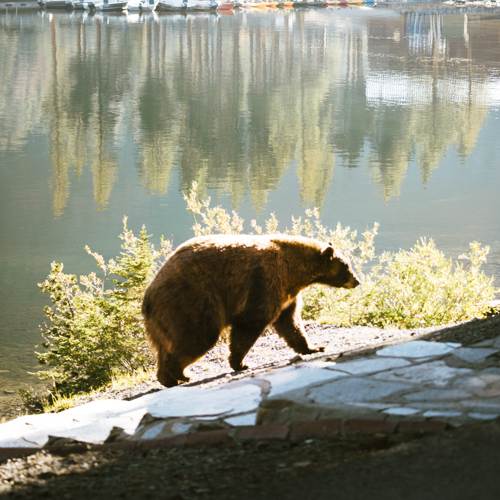
#> input picture test-500x500.png, 500 x 500 px; the run also reads 1 picture not shown here
$ jupyter execute --allow-errors main.ipynb
#> lines starting #> are read from the running program, lines starting #| are printed output that depends on the picture
### multiplewatermark.py
import cmath
import hashlib
import math
import random
import time
import os
from PIL import Image
import numpy as np
import skimage
from scipy.ndimage import gaussian_filter

BLUR_CONSTANT = 0
INSIDE_ONLY = "INSIDE_ONLY"


# [26 lines left out: functions charToBit, stringToBitArray, psnr, not called in this run]


def readImage(filename):
    image = Image.open(filename)
    return np.array(image)


# [372 lines left out: functions validateOutsideImageData, splitImage, mergeImage, normalize, imageHash, makeFragileWatermarkPayload and 13 more, not called in this run]


def rgbToYUV(imageData):
    return np.array(Image.fromarray(imageData, mode="RGB").convert("YCbCr"))


def yuvToRGB(imageData):
    return np.array(Image.fromarray(imageData, mode="YCbCr").convert("RGB"))


# [173 lines left out: functions processEmbedMultipleWatermark, processEmbedFragileWatermarkColor, processEmbedMultipleWatermarkColor, processExtractMultipleWatermark, processExtractMultipleWatermarkColor, splitThenMergeShouldReturnSameImage, not called in this run]

# assert splitThenMergeShouldReturnSameImage("original.png") == True


# [15 lines that do not run on import are left out]
    # fragileCheck, robustCheck = processExtractMultipleWatermarkColor(
    #     watermarked, imageData, "thor", outsideShape, factor, bitPerPart, radius)

### main.ipynb
# import import bang

[cell 1]
import multiplewatermark
import importlib
import pandas as pd
import numpy as np
import matplotlib.pyplot as plt
from tqdm.notebook import tqdm
from PIL import Image, ImageFilter, ImageDraw
from skimage.util import random_noise
import datetime
# from tqdm import tqdm

[cell 2]
importlib.reload(multiplewatermark)

# tester

[cell 3]
importlib.reload(multiplewatermark)

outsideShape = (40, 40)
factor = 20
bitPerPart = 8
radius = 10

#> (the rest of this cell did not finish here and is left out)

# common helper

[cell 4]
SEPARATOR = "-"
#> SEPARATOR = '-'


# [4 lines left out: function isSkip, not called in this run]


def createFileName(outsideShape, factor, bitPerPart, radius):
    return str(outsideShape[0]) + SEPARATOR + str(outsideShape[1]) + SEPARATOR + str(factor) + \
        SEPARATOR + str(bitPerPart) + SEPARATOR + str(radius) + ".png"

# watermark insertion

[cell 5]
outsideShapeList = [(10, 10), (20, 20), (40, 40), (50, 50),
                    (100, 100), (200, 200), (250, 250), (500, 500)]
factorList = [1] + [i for i in range(10, 101, 10)]
bitPerPartList = [4, 8, 16, 32, 64, 128]

filenameDF = []
outsideShapeDF = []
factorDF = []
bitPerPartDf = []
radiusDF = []
psnrDF = []

#> (the rest of this cell did not finish here and is left out)

[cell 6]
outsideShapeList = [(10, 10), (20, 20), (40, 40), (50, 50),
                    (100, 100), (200, 200), (250, 250)]
factorList = [1] + [i for i in range(10, 101, 10)]
bitPerPartList = [4, 8, 16, 32, 64]

filenameDF = []
outsideShapeDF = []
factorDF = []
bitPerPartDf = []
radiusDF = []
psnrDF = []

#> (the rest of this cell did not finish here and is left out)

[cell 7]
outsideShapeList = [(10, 10), (20, 20), (50, 50),
                    (100, 100)]
factorList = [1] + [i for i in range(10, 101, 10)]
bitPerPartList = [4, 8, 16, 32]

filenameDF = []
outsideShapeDF = []
factorDF = []
bitPerPartDf = []
radiusDF = []
psnrDF = []

#> (the rest of this cell did not finish here and is left out)

# test extract watermark

[cell 8]
df = pd.read_csv("500x500-1.csv", index_col=0)
#> (reads 500x500-1.csv from the repository)
originalImageData = multiplewatermark.readImage("test-500x500.png")
#> call 2 of readImage, with filename = 'test-500x500.png'
#> in readImage, image is the input picture: PIL image 500x500 RGB; mean R, G, B 141.6, 142, 123.7
#> (the rest of this cell did not finish here and is left out)

originalImageDataYUV = multiplewatermark.rgbToYUV(originalImageData)
imageDataYUV = multiplewatermark.rgbToYUV(imageData)

outsideImageSize = tuple(map(int, df.loc[0]["outsideShape"][1:-1].split(', ')))
factor = int(df.loc[0]["factor"])
bitPerPart = int(df.loc[0]["bitPerPart"])
radius = int(df.loc[0]["radius"])

_, outsideImageDataY = multiplewatermark.splitImage(
    imageDataYUV[:, :, 0], outsideImageSize)
_, originalOutsideImageDataY = multiplewatermark.splitImage(
    originalImageDataYUV[:, :, 0], outsideImageSize)

robustCheckResult = multiplewatermark.processExtractRobustWatermark(
    outsideImageDataY, originalOutsideImageDataY, "thor", factor, bitPerPart, radius)

print(outsideImageSize)
print(factor)
print(bitPerPart)
print(radius)
print(robustCheckResult)
print(df.loc[0])

[cell 9]
def checkFromDfJPGVer(data, originalImageFile, watermarkImageLoc, csvSave, skipFragile = False):
    originalImageData = multiplewatermark.readImage(originalImageFile)
    originalImageDataYUV = multiplewatermark.rgbToYUV(originalImageData)
    robust = []
    fragileR = []
    fragileG = []
    fragileB = []

    prevImageSize = (-1, -1)
    for _, data in tqdm(df.iterrows(), total=df.shape[0]):
        filename = data["filename"].split(".")
        filename = filename[0] + ".jpg"

        imageData = multiplewatermark.readImage(
            watermarkImageLoc + filename)

        imageDataYUV = multiplewatermark.rgbToYUV(imageData)
        outsideImageSize = tuple(
            map(int, data["outsideShape"][1:-1].split(', ')))
        factor = int(data["factor"])
        bitPerPart = int(data["bitPerPart"])
        radius = int(data["radius"])

        _, originalOutsideImageDataY = multiplewatermark.splitImage(
            originalImageDataYUV[:, :, 0], outsideImageSize)
        _, outsideImageDataY = multiplewatermark.splitImage(
            imageDataYUV[:, :, 0], outsideImageSize)

        robustCheckResult = multiplewatermark.processExtractRobustWatermark(
            outsideImageDataY, originalOutsideImageDataY, "thor", factor, bitPerPart, radius)
        robust.append(robustCheckResult)

        if(not skipFragile):
            if(prevImageSize != outsideImageSize):
                insideImageDataR, _ = multiplewatermark.splitImage(
                    imageData[:, :, 0], outsideImageSize, multiplewatermark.INSIDE_ONLY)
                insideImageDataG, _ = multiplewatermark.splitImage(
                    imageData[:, :, 1], outsideImageSize, multiplewatermark.INSIDE_ONLY)
                insideImageDataB, _ = multiplewatermark.splitImage(
                    imageData[:, :, 2], outsideImageSize, multiplewatermark.INSIDE_ONLY)
                extractedFragileR = multiplewatermark.extractFragileWatermark(
                    insideImageDataR, "thor")
                extractedFragileG = multiplewatermark.extractFragileWatermark(
                    insideImageDataG, "thor")
                extractedFragileB = multiplewatermark.extractFragileWatermark(
                    insideImageDataB, "thor")
                prevImageSize = outsideImageSize

            fragileR.append(np.average(extractedFragileR))
            fragileG.append(np.average(extractedFragileG))
            fragileB.append(np.average(extractedFragileB))

    df["robustCheck"] = robust

    if not skipFragile:
        df["fragileRedCheck"] = fragileR
        df["fragileGreenCheck"] = fragileG
        df["fragileBlueCheck"] = fragileB
    df.to_csv(csvSave)

[cell 10]
df = pd.read_csv("500x500-1.csv", index_col=0)
#> df = table of 704 rows and 6 columns
originalImageData = multiplewatermark.readImage("test-500x500.png")
originalImageDataYUV = multiplewatermark.rgbToYUV(originalImageData)
#> in rgbToYUV, `return np.array(Image.fromarray(imageData, mode="RGB").convert("YCbCr"))`:
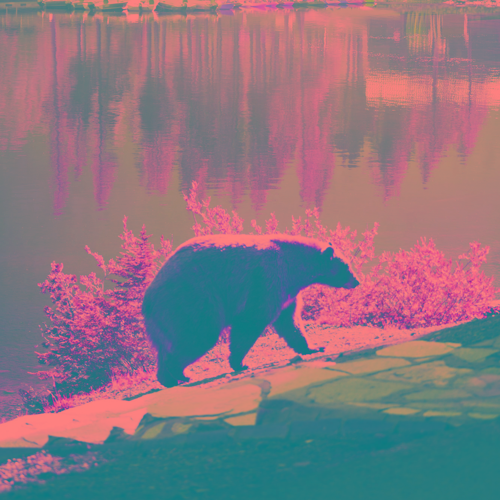
#> returned value: shape (500, 500, 3); mean of channels 0, 1, 2 139.3, 118.5, 128.8; drawn as R, G, B
robust = []
fragileR = []
fragileG = []
fragileB = []

prevImageSize = (-1, -1)
#> (the rest of this cell did not finish here and is left out)

[cell 11]
df = pd.read_csv("1000x1000-1.csv", index_col=0)
#> (reads 1000x1000-1.csv from the repository)
originalImageData = multiplewatermark.readImage("test-1000x1000.png")
originalImageDataYUV = multiplewatermark.rgbToYUV(originalImageData)
robust = []
fragileR = []
fragileG = []
fragileB = []

prevImageSize = (-1, -1)
#> (the rest of this cell did not finish here and is left out)

[cell 12]
df = pd.read_csv("2000x2000-1.csv", index_col=0)
#> (reads 2000x2000-1.csv from the repository)
#> (the rest of this cell did not finish here and is left out)

[cell 13]
df = pd.read_csv("500x500-1.csv", index_col=0)
#> (the rest of this cell did not finish here and is left out)


[cell 14]
df = pd.read_csv("1000x1000-1.csv", index_col=0)
#> (the rest of this cell did not finish here and is left out)


[cell 15]
df = pd.read_csv("2000x2000-1.csv", index_col=0)
#> (the rest of this cell did not finish here and is left out)


# convert to jpg

[cell 16]
df = pd.read_csv("500x500-1.csv", index_col=0)
#> (the rest of this cell did not finish here and is left out)

# filtering

[cell 17]
df = pd.read_csv("2000x2000-with-check.csv", index_col=0)
#> (reads 2000x2000-with-check.csv from the repository)
